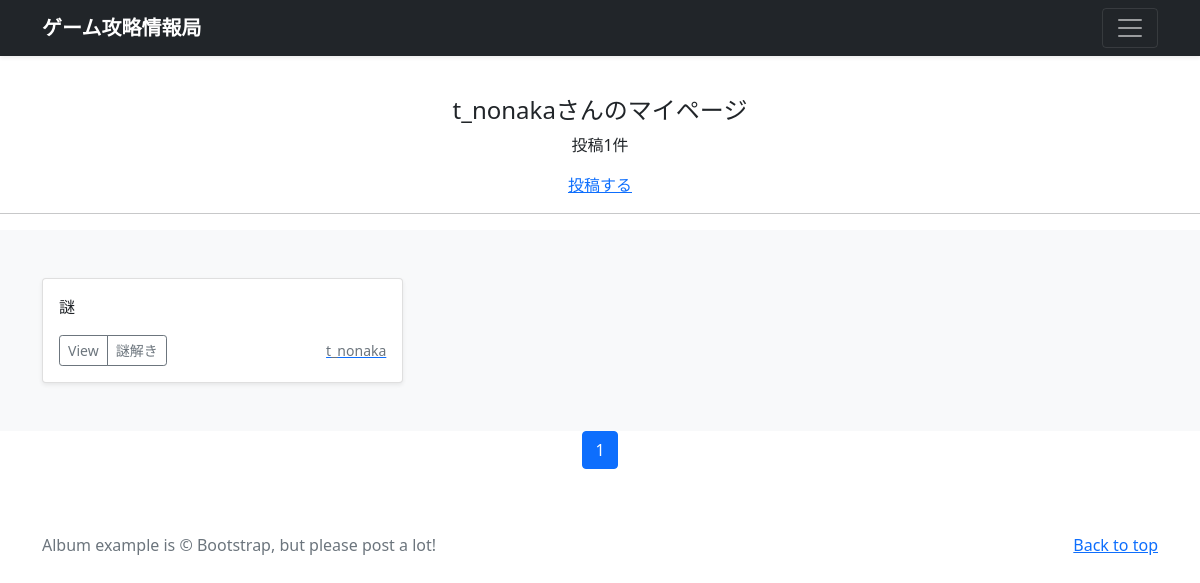
/mypage/ (signed in), run on an earlier commit of the app's database.
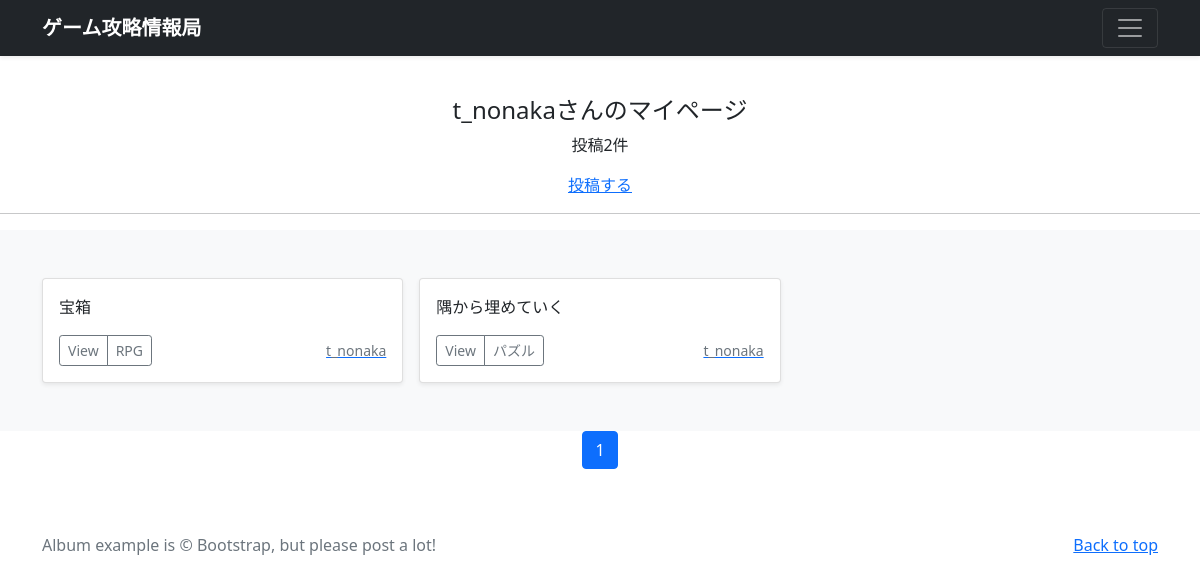
And on a later commit of the database.
### accounts/models.py (models this page shows)
class CustomUser(AbstractUser):
    pass

### kouryaku/models.py (models this page shows, shortened)
class KouryakuPost(models.Model):
    user = models.ForeignKey(CustomUser, verbose_name='ユーザー', on_delete=models.CASCADE)
    category = models.ForeignKey(Category, verbose_name='カテゴリ', on_delete=models.PROTECT)
    title = models.CharField(verbose_name='タイトル', max_length=200)
    comment = models.TextField(verbose_name='コメント')
    image1 = models.ImageField(
        verbose_name='イメージ1',
        upload_to='kouryakus',
        blank=True,
        null=True)
    posted_at = models.DateTimeField(verbose_name='投稿日時', auto_now_add=True)

class Category(models.Model):
    title = models.CharField(
        verbose_name='カテゴリ',
        max_length=20)

### kouryaku/views.py (the view)
# urls.py: path('mypage/',views.MypageView.as_view(),name = 'mypage'),
class MypageView(ListView):
    template_name = 'mypage.html'
    paginate_by = 9
    def get_queryset(self):
        queryset = KouryakuPost.objects.filter(
            user = self.request.user).order_by('-posted_at')
        return queryset

### kouryaku/templates/mypage.html (shortened to what this page needs)
{% extends 'base.html' %}
{% block contents %}
{% if user.is_authenticated %}
    <br>
    <div style="text-align: center;">
        <h4>{{user.username}}さんのマイページ</h4>
    {% if object_list.count == 0 %}
        <p>{{user.username}}さんの投稿はありません</p>
    {% else %}
        <p>投稿{{object_list.count}}件</p>
    {% endif %}
    <a href="{% url 'kouryaku:post' %}">投稿する</a>
    </div>
    <hr>
{% endif %}
{% include "kouryakus_list.html" %}
{% include "pagenation.html" %}
{% endblock %}

### kouryaku/templates/base.html (shortened to what this page needs)
{% load static %}
<!doctype html>
<html lang="ja">
<head>
  <link href="https://cdn.jsdelivr.net/npm/bootstrap@5.0.2/dist/css/bootstrap.min.css" rel="stylesheet"
>
</head>
<body>
  <header>
    <div class="navbar navbar-dark bg-dark shadow-sm">
      <div class="container">
        <a href="{% url 'kouryaku:index' %}" class="navbar-brand d-flex align-items-center">
          <strong>ゲーム攻略情報局</strong>
        </a>
        <button class="navbar-toggler" type="button" data-bs-toggle="collapse" data-bs-target="#navbarHeader"
          aria-controls="navbarHeader" aria-expanded="false" aria-label="Toggle navigation">
          <span class="navbar-toggler-icon"></span>
        </button>
      </div>
    </div>
  </header>
    {% block contents %}{% endblock %}
  <footer class="text-muted py-5">
    <div class="container">
      <p class="float-end mb-1">
        <a href="{% url 'kouryaku:index' %}">Back to top</a>
      </p>
      <p class="mb-1">Album example is &copy; Bootstrap, but please post a lot!</p>
    </div>
  </footer>
</body>
</html>

### kouryaku/templates/kouryakus_list.html (shortened to what this page needs)
  <div class="album py-5 bg-light">
    <div class="container">
      <div class="row row-cols-1 row-cols-sm-2 row-cols-md-3 g-3">
        {% for record in object_list %}
        <div class="col">
          <div class="card shadow-sm">
            <div class="card-body">
              <p class="card-text">
                {{record.title}}
              </p>
              <div class="d-flex justify-content-between align-items-center">
                <div class="btn-group">
                  <button type="button" class="btn btn-sm btn-outline-secondary"onclick="location.href='{% url 'kouryaku:kouryaku_detail' record.pk %}'">View</button>
                  <button type="button" class="btn btn-sm btn-outline-secondary"onclick="location.href='{% url 'kouryaku:kouryakus_cat' category=record.category.id %}'">{{record.category.title}}</button>
                </div>
                  <a href="{% url 'kouryaku:user_list' user=record.user.id %}">
                    <small class="text-muted">{{record.user.username}}</small>
                  </a>
              </div>
            </div>
          </div>
        </div>
        {% endfor %}
      </div>
    </div>
  </div>

### kouryaku/templates/pagenation.html (shortened to what this page needs)
<ul class="pagination" style="justify-content:center">
    {% for num in page_obj.paginator.page_range %}
        {% if page_obj.number == num %}
    <li class="page-item active">
        <span class="page-link">{{ num }}</span>
    </li>
    {% endif %}
    {% endfor %}
</ul>

What changed in the data, as far as the page shows it:
removed KouryakuPost: title "謎", category "謎解き", user.username "t_nonaka"
added KouryakuPost: title "宝箱", category "RPG", user.username "t_nonaka"
added KouryakuPost: title "隅から埋めていく", category "パズル", user.username "t_nonaka"
Also different on the page:
{{ object_list.count }}: "1" → "2"
